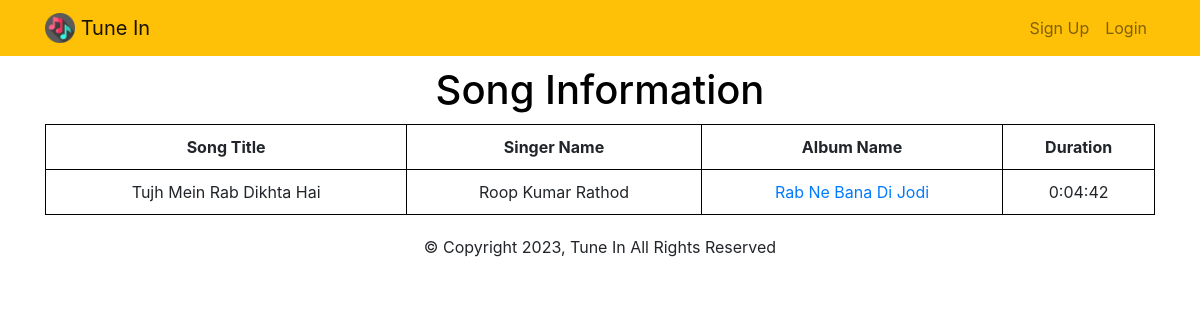
/1/, run on the app's committed database.
### musicPlayer/models.py (models this page shows, shortened)
class Song(models.Model):
    song_title = models.CharField(max_length=100)
    singer_name = models.CharField(max_length=100)
    album_name = models.CharField(max_length=100)
    duration = models.DurationField(null=True, blank=True)

### musicPlayer/views.py (the view, shortened to what this page needs)
# urls.py: path('<int:id>/', views.songinfo, name='songinfo'),
def songinfo(request, id):
    songs = Song.objects.filter(id=id)
    status = "Add To Playlist"
    song = Song.objects.get(id=id)
    context = {'songs': songs, 'status': status}
    return render(request, 'songinfo.html', context=context)

### musicPlayer/templates/songinfo.html (shortened to what this page needs)
{% extends "base.html" %}
{% block content %}
    <div style="margin: 10px auto; width: 90%;">
        <h1 style="text-align: center;">Song Information</h1>
    </div>
    <table style="width: 100%; text-align: center;">
        <tr>
            <th>Song Title</th>
            <th>Singer Name</th>
            <th>Album Name</th>
            <th>Duration</th>
        </tr>
             {% for song in songs %}
        <tr>
            <td>{{  song.song_title }}</td>
            <td>{{  song.singer_name }}</td>
            <td><a href="{% url 'album' song.album_name  %}">{{  song.album_name }}</a></td>
            <td>{{  song.duration }}</td>
        </tr>
        {% endfor %}
    </table>
{% endblock %}

### musicPlayer/static/style.css (style rules this page uses)
h1 { color: black; }
table, th, td { border: 1px solid black; border-collapse: collapse; padding: 10px }

### data on the page
Song: song_title "Tujh Mein Rab Dikhta Hai", singer_name "Roop Kumar Rathod", album_name "Rab Ne Bana Di Jodi", duration "0:04:42"
